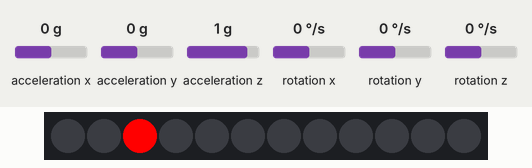
This sketch was run on a simulated Arduino Uno, built with avr-gcc and run on an emulated ATmega328P. Shown: 12 RGB LEDs in strip order, left to right. Inputs (shaded band) come from the test bench; at power-on: rotation z 0 °/s, acceleration x 0 g, acceleration y 0 g, acceleration z 1 g, rotation x 0 °/s, rotation y 0 °/s.

Above: at 2.0 s.
2.1 s: rotation z set to -192 °/s
At 4.4 s:
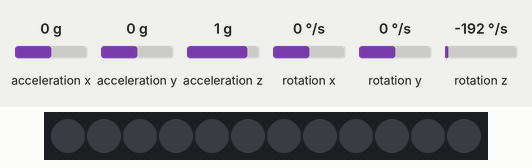
5.1 s: rotation z set to 100 °/s
At 8.06 s:
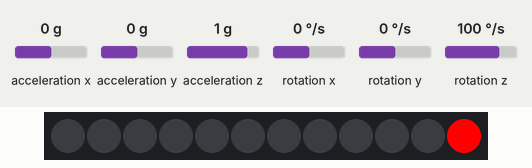
8.1 s: rotation z set to 192 °/s
At 9.85 s:
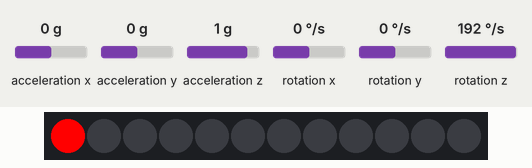
11.1 s: rotation z set to -100 °/s
At 11.35 s:
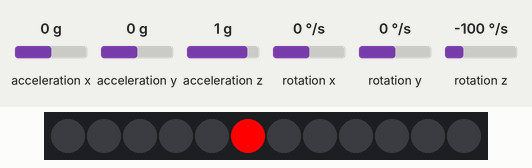
Timing chart, 0 to 14.1 s (numbered marks = the images above; inputs shaded):
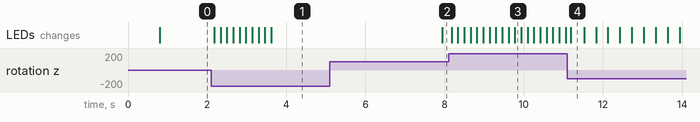

Measured:
- after the input at 2.1 s, the LEDs: first change after 0.08 s (image 1 shows a later state)
- after the input at 5.1 s, the LEDs: change after 2.8 s (image 2)

The sketch:

GyroLight.ino
```cpp
/*
 * Always shine LED light in direction of origin
 * Run it and then spin it on it's Z axis
 */
#include <Arduino.h>
#include <Wire.h>
#include <MeAuriga.h>

MeGyro gyro_0(0, 0x69);                                 // Init Gyro i2c addr 0x69
MeRGBLed rgbled_0(0, 12);                               // init 12 pixel leds

const double deg_per_light = 360 / 12;                  // 30 degrees per light
/*
 * takes the angle and returns which light should shine.
 * led 3 is in 0 position, led 9 is 180
 * angles 0 -> -180  maps to leds 3 -> 9
 * angles 0 ->  180  maps to leds 2,1,12->9
 * SO... we need to do some crazy stuff to calc it right.
 */
int DetermineLight (double angle) {
  int shine = 0;

  if (angle < 0) {                                        // we turned left
    shine = round(((3 + abs(angle) / deg_per_light)));    // simple map to leds 3 - 9
  } else {                                                // else we turned right
    shine = round(((3 - abs(angle) / deg_per_light)));    // so we subtract from 3 the angle/30
    if (shine < 1) {                                      // if we are less than 1,
      shine = shine + 12;                                 // remap to 12 -> 9 by adding 12
    }
  }
  return shine;
}

void setup() {
  gyro_0.begin();                                         // init gyro for reading
  rgbled_0.setpin(44);                                    // rgbled to pin D44
}

void loop() {
  static int old_shine = 0;                               // this is the old led value
  gyro_0.update();                                        // get the gyro value into internal buffer
  double z_rotation = gyro_0.getAngleZ();                 // read in the Z axis angle in degrees
  int shine = DetermineLight(z_rotation);                 // get which LED to shine
  if (shine != old_shine) {                               // If new led then
    rgbled_0.setColor(old_shine, 0, 0, 0);                //   unshine old value
    rgbled_0.setColor(shine, 255, 0, 0);                  //   shine new value RED
    rgbled_0.show();                                      //   update RGB LED display
  }
}
```
